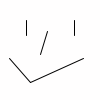
Frame 1 (no input)
Frame 60 (the mouse pressed at the canvas centre just before this capture): identical to frame 1, image omitted
Frame 120 (the mouse held since frame 60 and released just before this capture): identical to frame 1, image omitted

The Processing sketch that drew this single still picture (run headless with seeded random() and noise(); from frame 60 on, the mouse is pressed at the canvas centre):

// Processing sketch: smile_230906a
// ── smile_230906a.pde
void setup () {
  size(100, 100);
}

void draw() {
  background(255, 254, 254);

  //lines
  line(26, 20, 26, 35);
  line(74, 20, 74, 35);
  line(47, 31, 40, 54);
  line(30, 82, 9, 58);
  line(30, 82, 83, 58);
}
void mouseClicked(){
  save("smile.png");
  println(frameCount+ "saved output.png");
}
